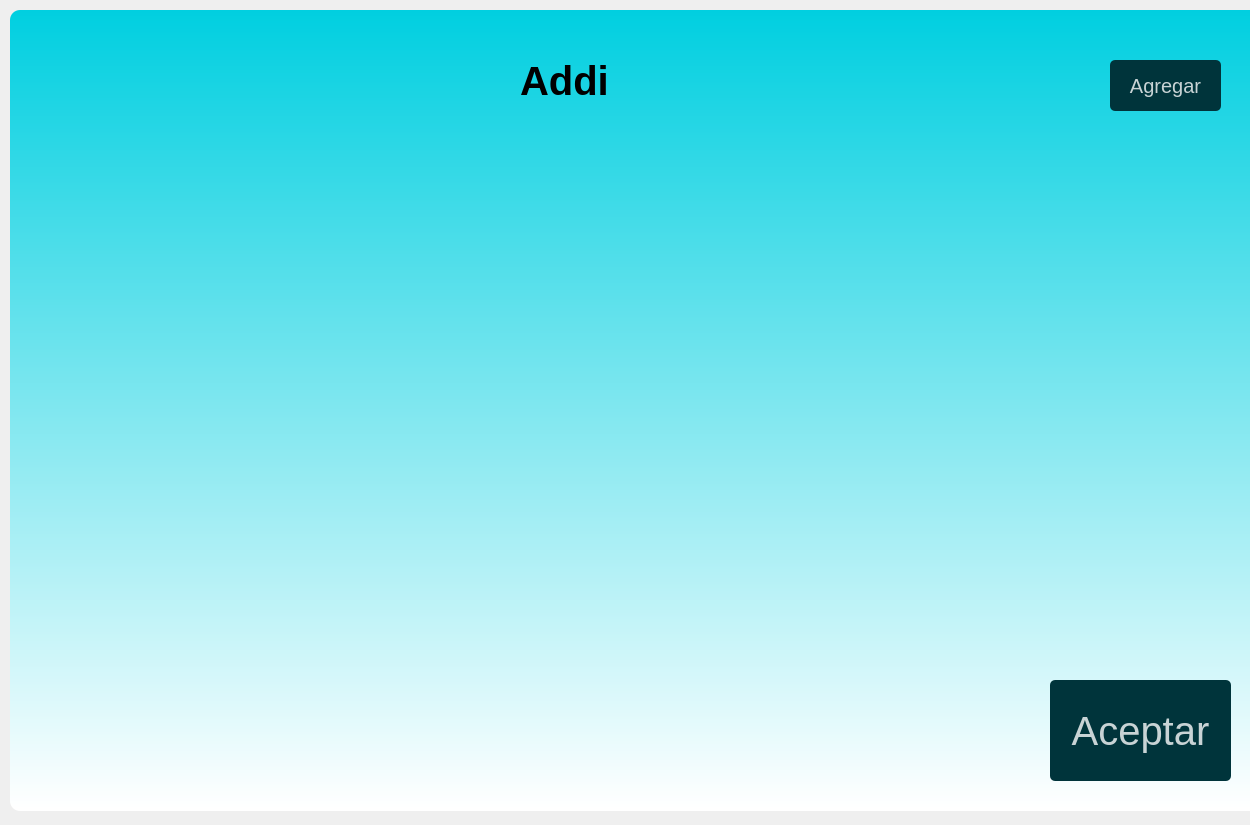
<?xml version="1.0" encoding="UTF-8"?>
<ui version="4.0">
 <class>Form</class>
 <widget class="QWidget" name="Form">
  <property name="geometry">
   <rect>
    <x>0</x>
    <y>0</y>
    <width>1250</width>
    <height>825</height>
   </rect>
  </property>
  <property name="minimumSize">
   <size>
    <width>1250</width>
    <height>825</height>
   </size>
  </property>
  <property name="maximumSize">
   <size>
    <width>1250</width>
    <height>825</height>
   </size>
  </property>
  <property name="windowTitle">
   <string>Form</string>
  </property>
  <widget class="QWidget" name="widget" native="true">
   <property name="geometry">
    <rect>
     <x>0</x>
     <y>10</y>
     <width>1391</width>
     <height>881</height>
    </rect>
   </property>
   <property name="styleSheet">
    <string notr="true">QPushButton{
	background-color:rgba(0, 52, 59, 1);
	color:rgba(255,255,255,200);
	border-radius:5px;
}
QPushButton:pressed{
	padding-left:5px;
	padding-top:5px;
	background-color:rgba(0, 119, 123, 1);
	background-position:calc(100% - 10px)center;
}
QPushButton:hover{
	background-color:rgba(0, 174, 173, 1);
}</string>
   </property>
   <widget class="QLabel" name="label">
    <property name="geometry">
     <rect>
      <x>460</x>
      <y>20</y>
      <width>431</width>
      <height>441</height>
     </rect>
    </property>
    <property name="styleSheet">
     <string notr="true">background-color:rgba(255,255,255,255);
border-radius:10px;</string>
    </property>
    <property name="text">
     <string/>
    </property>
   </widget>
   <widget class="QLabel" name="label_2">
    <property name="geometry">
     <rect>
      <x>10</x>
      <y>0</y>
      <width>1381</width>
      <height>801</height>
     </rect>
    </property>
    <property name="styleSheet">
     <string notr="true">background-color: qlineargradient(spread:pad, x1:0.494, y1:0, x2:0.489, y2:1, stop:0 rgb(0, 207, 224), stop:1 rgba(255, 255, 255, 255));
border-radius:10px;

</string>
    </property>
    <property name="text">
     <string/>
    </property>
   </widget>
   <widget class="QPushButton" name="pushButtonConfirmar">
    <property name="geometry">
     <rect>
      <x>1050</x>
      <y>670</y>
      <width>181</width>
      <height>101</height>
     </rect>
    </property>
    <property name="font">
     <font>
      <pointsize>30</pointsize>
     </font>
    </property>
    <property name="text">
     <string>Aceptar</string>
    </property>
   </widget>
   <widget class="QLabel" name="label_4">
    <property name="geometry">
     <rect>
      <x>520</x>
      <y>50</y>
      <width>91</width>
      <height>41</height>
     </rect>
    </property>
    <property name="font">
     <font>
      <pointsize>30</pointsize>
      <weight>75</weight>
      <bold>true</bold>
     </font>
    </property>
    <property name="text">
     <string>Addi</string>
    </property>
   </widget>
   <widget class="QLabel" name="Emoji">
    <property name="geometry">
     <rect>
      <x>410</x>
      <y>120</y>
      <width>300</width>
      <height>300</height>
     </rect>
    </property>
    <property name="minimumSize">
     <size>
      <width>300</width>
      <height>300</height>
     </size>
    </property>
    <property name="maximumSize">
     <size>
      <width>300</width>
      <height>300</height>
     </size>
    </property>
    <property name="text">
     <string/>
    </property>
   </widget>
   <widget class="QLabel" name="labelRecordatorio">
    <property name="geometry">
     <rect>
      <x>40</x>
      <y>379</y>
      <width>951</width>
      <height>41</height>
     </rect>
    </property>
    <property name="font">
     <font>
      <pointsize>17</pointsize>
     </font>
    </property>
    <property name="text">
     <string/>
    </property>
   </widget>
   <widget class="QPushButton" name="pushButtonAcceso">
    <property name="geometry">
     <rect>
      <x>1110</x>
      <y>50</y>
      <width>111</width>
      <height>51</height>
     </rect>
    </property>
    <property name="font">
     <font>
      <pointsize>15</pointsize>
     </font>
    </property>
    <property name="text">
     <string>Agregar</string>
    </property>
   </widget>
  </widget>
 </widget>
 <resources/>
 <connections/>
</ui>
